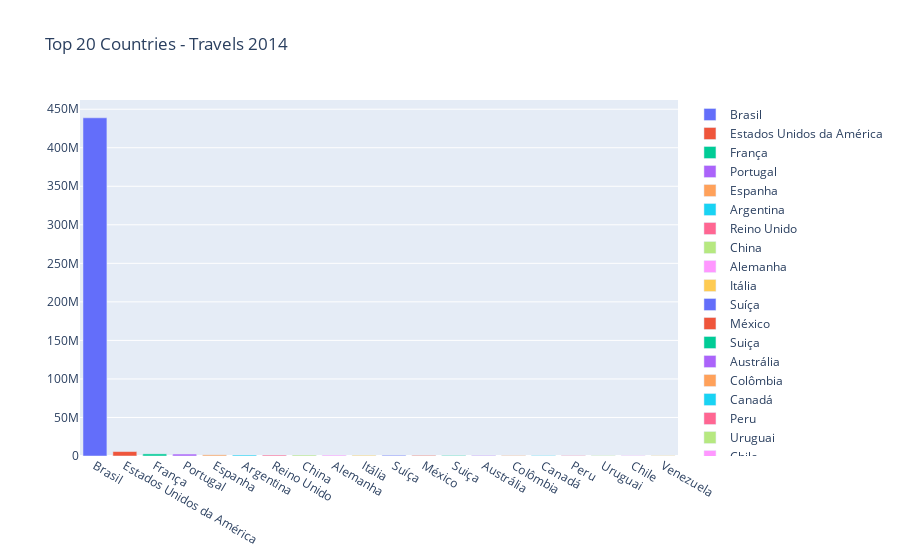

Notebook code cell kept with this figure:
### Code cell
country_origin = pd.DataFrame(passages_df.groupby(['CountryOriginOneWay']).sum().reset_index())
country_origin.columns = ['CountryOrigin', 'Total']
country_origin_sorted = country_origin.sort_values(by='Total', ascending=False)
country_origin_sorted_top = country_origin_sorted.iloc[:20,:]
data = []

for item in list(country_origin_sorted_top['CountryOrigin'].unique()):
    data.append(
        go.Bar(
            x = list(country_origin_sorted_top[country_origin_sorted_top['CountryOrigin']==item]['CountryOrigin']),
            y = list(country_origin_sorted_top[country_origin_sorted_top['CountryOrigin']==item]['Total']),
            name= item
        )  
    )
    
layout = go.Layout(
    barmode='group',
    title = 'Top 20 Countries - Travels 2014'
)

fig = go.Figure(data=data, layout=layout)
pyo.iplot(fig)

### Figure 1 — Plotly figure (JSON) as saved in the notebook; plotly's stock layout.template omitted (floating-point values rounded to 4 significant figures)
{"data": [{"name": "Brasil", "type": "bar", "x": ["Brasil"], "y": [438900000.0]}, {"name": "Estados Unidos da América", "type": "bar", "x": ["Estados Unidos da América"], "y": [5774000.0]}, {"name": "França", "type": "bar", "x": ["França"], "y": [2752000.0]}, {"name": "Portugal", "type": "bar", "x": ["Portugal"], "y": [2524000.0]}, {"name": "Espanha", "type": "bar", "x": ["Espanha"], "y": [1514000.0]}, {"name": "Argentina", "type": "bar", "x": ["Argentina"], "y": [1305000.0]}, {"name": "Reino Unido", "type": "bar", "x": ["Reino Unido"], "y": [1292000.0]}, {"name": "China", "type": "bar", "x": ["China"], "y": [1272000.0]}, {"name": "Alemanha", "type": "bar", "x": ["Alemanha"], "y": [1185000.0]}, {"name": "Itália", "type": "bar", "x": ["Itália"], "y": [980600.0]}, {"name": "Suíça", "type": "bar", "x": ["Suíça"], "y": [968900.0]}, {"name": "México", "type": "bar", "x": ["México"], "y": [823000.0]}, {"name": "Suiça", "type": "bar", "x": ["Suiça"], "y": [721000.0]}, {"name": "Austrália", "type": "bar", "x": ["Austrália"], "y": [709200.0]}, {"name": "Colômbia", "type": "bar", "x": ["Colômbia"], "y": [705800.0]}, {"name": "Canadá", "type": "bar", "x": ["Canadá"], "y": [628100.0]}, {"name": "Peru", "type": "bar", "x": ["Peru"], "y": [606000.0]}, {"name": "Uruguai", "type": "bar", "x": ["Uruguai"], "y": [569400.0]}, {"name": "Chile", "type": "bar", "x": ["Chile"], "y": [533700.0]}, {"name": "Venezuela", "type": "bar", "x": ["Venezuela"], "y": [518100.0]}], "layout": {"barmode": "group", "title": {"text": "Top 20 Countries - Travels 2014"}}}
